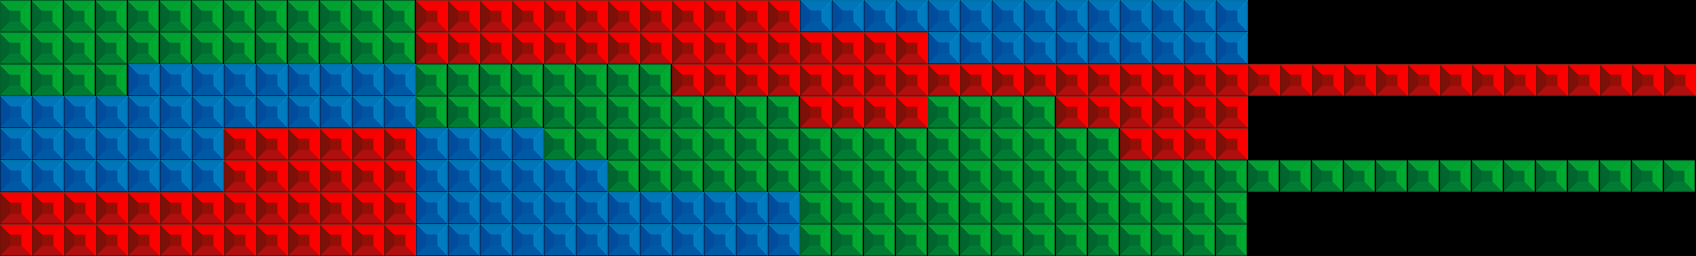

A level layout from a 2D game, rendered from its tile map. Below: a short description, then the map file with tile-grid data replaced by summaries:
An orthogonal 53x8 tile map with 32x32 px tiles, 3 tile layers (red, blue, green) and 16 objects.

<map version="1.0" orientation="orthogonal" width="53" height="8" tilewidth="32" tileheight="32">
 <tileset firstgid="1" name="blocks" tilewidth="32" tileheight="32">
  <image source="blocks.png" width="96" height="32" />
 </tileset>
 <layer name="red" width="53" height="8">
  <data>[424 cells, 112 non-empty, 1 distinct tile ids]</data>
 </layer>
 <layer name="blue" width="53" height="8">
  <data>[424 cells, 94 non-empty, 1 distinct tile ids]</data>
 </layer>
 <layer name="green" width="53" height="8">
  <data>[424 cells, 134 non-empty, 1 distinct tile ids]</data>
 </layer>
 <objectgroup name="hearts" width="53" height="8">
  <object x="1329" y="50">
   <ellipse />
  </object>
  <object x="1364" y="48">
   <ellipse />
  </object>
  <object x="1394" y="45">
   <ellipse />
  </object>
  <object x="1423" y="45">
   <ellipse />
  </object>
  <object x="1454" y="47">
   <ellipse />
  </object>
  <object x="1486" y="49">
   <ellipse />
  </object>
  <object x="1522" y="47">
   <ellipse />
  </object>
  <object x="1548" y="47">
   <ellipse />
  </object>
  <object x="1586" y="47">
   <ellipse />
  </object>
  <object x="1620" y="49">
   <ellipse />
  </object>
 </objectgroup>
 <objectgroup name="ghost" width="53" height="8">
  <object x="1329" y="146">
   <ellipse />
  </object>
  <object x="1424" y="146">
   <ellipse />
  </object>
  <object x="1523" y="145">
   <ellipse />
  </object>
  <object x="1549" y="146">
   <ellipse />
  </object>
  <object x="1650" y="146">
   <ellipse />
  </object>
  <object x="1680" y="145">
   <ellipse />
  </object>
 </objectgroup>
</map>